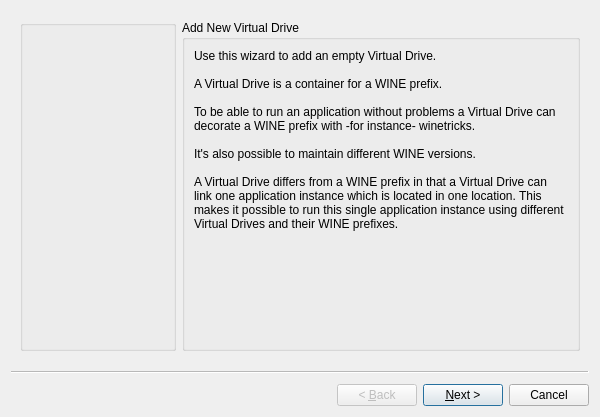
<?xml version="1.0" encoding="UTF-8"?>
<ui version="4.0">
 <class>WizardNewVirtualDrive</class>
 <widget class="QWizard" name="WizardNewVirtualDrive">
  <property name="geometry">
   <rect>
    <x>0</x>
    <y>0</y>
    <width>600</width>
    <height>400</height>
   </rect>
  </property>
  <property name="windowTitle">
   <string>Add Virtual Drive</string>
  </property>
  <property name="windowIcon">
   <iconset resource="../../../POL_POM_QT/src/resources/commonres.qrc">
    <normaloff>:/common/playonlinux32</normaloff>:/common/playonlinux32</iconset>
  </property>
  <property name="modal">
   <bool>true</bool>
  </property>
  <widget class="QWizardPage" name="wpIntroduction">
   <attribute name="pageId">
    <string notr="true">0</string>
   </attribute>
   <layout class="QHBoxLayout" name="horizontalLayout">
    <item>
     <widget class="QGroupBox" name="gbxSideBarIntroduction">
      <property name="sizePolicy">
       <sizepolicy hsizetype="Preferred" vsizetype="Preferred">
        <horstretch>0</horstretch>
        <verstretch>0</verstretch>
       </sizepolicy>
      </property>
      <property name="minimumSize">
       <size>
        <width>156</width>
        <height>0</height>
       </size>
      </property>
      <property name="autoFillBackground">
       <bool>false</bool>
      </property>
      <property name="styleSheet">
       <string notr="true">background-image: url(:/wizardnewvirtualdrive/backdrop_add);
background-repeat: no-repeat;
background-position: top left;

</string>
      </property>
      <property name="title">
       <string notr="true"/>
      </property>
      <property name="flat">
       <bool>true</bool>
      </property>
      <widget class="QLabel" name="lblPlusIntroduction">
       <property name="geometry">
        <rect>
         <x>10</x>
         <y>10</y>
         <width>51</width>
         <height>51</height>
        </rect>
       </property>
       <property name="text">
        <string notr="true"/>
       </property>
       <property name="pixmap">
        <pixmap resource="../../../POL_POM_QT/src/resources/mainwindowres.qrc">:/mainwindow/add_plus_48</pixmap>
       </property>
       <property name="scaledContents">
        <bool>false</bool>
       </property>
      </widget>
     </widget>
    </item>
    <item>
     <widget class="QGroupBox" name="gbxIntroductionContent">
      <property name="sizePolicy">
       <sizepolicy hsizetype="Preferred" vsizetype="Preferred">
        <horstretch>1</horstretch>
        <verstretch>0</verstretch>
       </sizepolicy>
      </property>
      <property name="minimumSize">
       <size>
        <width>0</width>
        <height>331</height>
       </size>
      </property>
      <property name="title">
       <string>Add New Virtual Drive</string>
      </property>
      <layout class="QVBoxLayout" name="verticalLayout">
       <item>
        <widget class="QLabel" name="lblIntroduction">
         <property name="sizePolicy">
          <sizepolicy hsizetype="Preferred" vsizetype="Preferred">
           <horstretch>0</horstretch>
           <verstretch>0</verstretch>
          </sizepolicy>
         </property>
         <property name="text">
          <string>Use this wizard to add an empty Virtual Drive.

A Virtual Drive is a container for a WINE prefix.

To be able to run an application without problems a Virtual Drive can decorate a WINE prefix with -for instance- winetricks.

It's also possible to maintain different WINE versions.

A Virtual Drive differs from a WINE prefix in that a Virtual Drive can link one application instance which is located in one location. This makes it possible to run this single application instance using different Virtual Drives and their WINE prefixes.</string>
         </property>
         <property name="alignment">
          <set>Qt::AlignLeading|Qt::AlignLeft|Qt::AlignTop</set>
         </property>
         <property name="wordWrap">
          <bool>true</bool>
         </property>
        </widget>
       </item>
      </layout>
     </widget>
    </item>
   </layout>
  </widget>
  <widget class="QWizardPage" name="wpVirtualDriveName">
   <attribute name="pageId">
    <string notr="true">1</string>
   </attribute>
   <layout class="QHBoxLayout" name="horizontalLayout_5">
    <item>
     <widget class="QGroupBox" name="gbxSideBarVirtualDriveName">
      <property name="sizePolicy">
       <sizepolicy hsizetype="Preferred" vsizetype="Preferred">
        <horstretch>0</horstretch>
        <verstretch>0</verstretch>
       </sizepolicy>
      </property>
      <property name="minimumSize">
       <size>
        <width>156</width>
        <height>0</height>
       </size>
      </property>
      <property name="autoFillBackground">
       <bool>false</bool>
      </property>
      <property name="styleSheet">
       <string notr="true">background-image: url(:/wizardnewvirtualdrive/backdrop_add);
background-repeat: no-repeat;
background-position: top left;

</string>
      </property>
      <property name="title">
       <string notr="true"/>
      </property>
      <property name="flat">
       <bool>true</bool>
      </property>
      <widget class="QLabel" name="lblPlusVirtualDriveName">
       <property name="geometry">
        <rect>
         <x>10</x>
         <y>10</y>
         <width>51</width>
         <height>51</height>
        </rect>
       </property>
       <property name="text">
        <string notr="true"/>
       </property>
       <property name="pixmap">
        <pixmap resource="../../../POL_POM_QT/src/resources/mainwindowres.qrc">:/mainwindow/add_plus_48</pixmap>
       </property>
       <property name="scaledContents">
        <bool>false</bool>
       </property>
      </widget>
     </widget>
    </item>
    <item>
     <widget class="QGroupBox" name="gbxVirtualDriveNameContent">
      <property name="sizePolicy">
       <sizepolicy hsizetype="Preferred" vsizetype="Preferred">
        <horstretch>1</horstretch>
        <verstretch>0</verstretch>
       </sizepolicy>
      </property>
      <property name="minimumSize">
       <size>
        <width>0</width>
        <height>331</height>
       </size>
      </property>
      <property name="title">
       <string>Virtual Drive Name</string>
      </property>
      <layout class="QVBoxLayout" name="verticalLayout_2">
       <item>
        <widget class="QLabel" name="lblVirtualDriveNameIntroduction">
         <property name="sizePolicy">
          <sizepolicy hsizetype="Preferred" vsizetype="Preferred">
           <horstretch>0</horstretch>
           <verstretch>0</verstretch>
          </sizepolicy>
         </property>
         <property name="text">
          <string>Use this page to set the Virtual Drive name. The name of the WINE-prefix is based on the Virtual Drive name.</string>
         </property>
         <property name="alignment">
          <set>Qt::AlignLeading|Qt::AlignLeft|Qt::AlignTop</set>
         </property>
         <property name="wordWrap">
          <bool>true</bool>
         </property>
        </widget>
       </item>
       <item>
        <widget class="QGroupBox" name="gbxVirtualDriveName">
         <property name="sizePolicy">
          <sizepolicy hsizetype="Preferred" vsizetype="Preferred">
           <horstretch>0</horstretch>
           <verstretch>1</verstretch>
          </sizepolicy>
         </property>
         <property name="title">
          <string notr="true"/>
         </property>
         <property name="flat">
          <bool>true</bool>
         </property>
         <layout class="QFormLayout" name="formLayout_3">
          <property name="topMargin">
           <number>100</number>
          </property>
          <item row="0" column="0">
           <widget class="QLabel" name="lblVirtualDriveName">
            <property name="text">
             <string>Virtual Drive name</string>
            </property>
           </widget>
          </item>
          <item row="0" column="1">
           <widget class="QLineEdit" name="leVirtualDriveName"/>
          </item>
          <item row="1" column="0">
           <widget class="QLabel" name="lblPrefixName">
            <property name="text">
             <string>Prefix name</string>
            </property>
           </widget>
          </item>
          <item row="1" column="1">
           <widget class="QLabel" name="lblPrefixNameGenerated">
            <property name="text">
             <string>[]</string>
            </property>
           </widget>
          </item>
          <item row="3" column="1">
           <widget class="QLabel" name="lblValidatorVirtualDriveName">
            <property name="enabled">
             <bool>true</bool>
            </property>
            <property name="font">
             <font>
              <weight>75</weight>
              <bold>true</bold>
             </font>
            </property>
            <property name="styleSheet">
             <string notr="true">color:red</string>
            </property>
            <property name="text">
             <string>This name is allready taken</string>
            </property>
           </widget>
          </item>
          <item row="2" column="1">
           <spacer name="verticalSpacer_2">
            <property name="orientation">
             <enum>Qt::Vertical</enum>
            </property>
            <property name="sizeHint" stdset="0">
             <size>
              <width>20</width>
              <height>20</height>
             </size>
            </property>
           </spacer>
          </item>
          <item row="4" column="1">
           <widget class="QGroupBox" name="groupBox_3">
            <property name="sizePolicy">
             <sizepolicy hsizetype="Preferred" vsizetype="Preferred">
              <horstretch>0</horstretch>
              <verstretch>0</verstretch>
             </sizepolicy>
            </property>
            <property name="minimumSize">
             <size>
              <width>256</width>
              <height>33</height>
             </size>
            </property>
            <property name="title">
             <string notr="true"/>
            </property>
            <property name="flat">
             <bool>true</bool>
            </property>
            <layout class="QHBoxLayout" name="horizontalLayout_6">
             <item>
              <widget class="QLabel" name="lblVirtualDriveIconSelected">
               <property name="minimumSize">
                <size>
                 <width>32</width>
                 <height>32</height>
                </size>
               </property>
               <property name="maximumSize">
                <size>
                 <width>32</width>
                 <height>32</height>
                </size>
               </property>
               <property name="styleSheet">
                <string notr="true">border: 1px solid silver;</string>
               </property>
               <property name="frameShape">
                <enum>QFrame::Box</enum>
               </property>
               <property name="frameShadow">
                <enum>QFrame::Sunken</enum>
               </property>
               <property name="midLineWidth">
                <number>1</number>
               </property>
               <property name="text">
                <string notr="true"/>
               </property>
               <property name="alignment">
                <set>Qt::AlignCenter</set>
               </property>
              </widget>
             </item>
             <item>
              <widget class="QPushButton" name="bptnVirtualDriveIconBrowse">
               <property name="text">
                <string>Browse...</string>
               </property>
              </widget>
             </item>
             <item>
              <spacer name="horizontalSpacer">
               <property name="orientation">
                <enum>Qt::Horizontal</enum>
               </property>
               <property name="sizeHint" stdset="0">
                <size>
                 <width>40</width>
                 <height>20</height>
                </size>
               </property>
              </spacer>
             </item>
            </layout>
           </widget>
          </item>
          <item row="4" column="0">
           <widget class="QLabel" name="lblVirtualDriveIcon">
            <property name="styleSheet">
             <string notr="true">margin-top: 8px;</string>
            </property>
            <property name="text">
             <string>TextLabel</string>
            </property>
           </widget>
          </item>
         </layout>
        </widget>
       </item>
      </layout>
     </widget>
    </item>
   </layout>
  </widget>
  <widget class="QWizardPage" name="wpDefaultApplicationLocation">
   <property name="title">
    <string/>
   </property>
   <property name="subTitle">
    <string/>
   </property>
   <attribute name="pageId">
    <string notr="true">2</string>
   </attribute>
   <layout class="QHBoxLayout" name="horizontalLayout_3">
    <item>
     <widget class="QGroupBox" name="gbxSideBarDefaultApplicationLocation">
      <property name="sizePolicy">
       <sizepolicy hsizetype="Preferred" vsizetype="Preferred">
        <horstretch>0</horstretch>
        <verstretch>0</verstretch>
       </sizepolicy>
      </property>
      <property name="minimumSize">
       <size>
        <width>156</width>
        <height>0</height>
       </size>
      </property>
      <property name="autoFillBackground">
       <bool>false</bool>
      </property>
      <property name="styleSheet">
       <string notr="true">background-image: url(:/wizardnewvirtualdrive/backdrop_add);
background-repeat: no-repeat;
background-position: top left;

</string>
      </property>
      <property name="title">
       <string notr="true"/>
      </property>
      <property name="flat">
       <bool>true</bool>
      </property>
      <widget class="QLabel" name="lblPlusDefaultApplicationLocation">
       <property name="geometry">
        <rect>
         <x>10</x>
         <y>10</y>
         <width>51</width>
         <height>51</height>
        </rect>
       </property>
       <property name="text">
        <string notr="true"/>
       </property>
       <property name="pixmap">
        <pixmap resource="../../../POL_POM_QT/src/resources/mainwindowres.qrc">:/mainwindow/add_plus_48</pixmap>
       </property>
       <property name="scaledContents">
        <bool>false</bool>
       </property>
      </widget>
     </widget>
    </item>
    <item>
     <widget class="QGroupBox" name="gbxDefaultApplicationLocation">
      <property name="sizePolicy">
       <sizepolicy hsizetype="Preferred" vsizetype="Preferred">
        <horstretch>1</horstretch>
        <verstretch>0</verstretch>
       </sizepolicy>
      </property>
      <property name="minimumSize">
       <size>
        <width>0</width>
        <height>331</height>
       </size>
      </property>
      <property name="title">
       <string>Default application location</string>
      </property>
      <layout class="QVBoxLayout" name="verticalLayout_3">
       <item>
        <widget class="QLabel" name="lblDefaultApplicationLocationIntroduction">
         <property name="sizePolicy">
          <sizepolicy hsizetype="Preferred" vsizetype="Preferred">
           <horstretch>0</horstretch>
           <verstretch>0</verstretch>
          </sizepolicy>
         </property>
         <property name="text">
          <string>Use this page to set the default application location to link to. This page can be left empty.</string>
         </property>
         <property name="alignment">
          <set>Qt::AlignLeading|Qt::AlignLeft|Qt::AlignTop</set>
         </property>
         <property name="wordWrap">
          <bool>true</bool>
         </property>
        </widget>
       </item>
       <item>
        <widget class="QGroupBox" name="groupBox_2">
         <property name="sizePolicy">
          <sizepolicy hsizetype="Preferred" vsizetype="Preferred">
           <horstretch>0</horstretch>
           <verstretch>1</verstretch>
          </sizepolicy>
         </property>
         <property name="title">
          <string notr="true"/>
         </property>
         <property name="flat">
          <bool>true</bool>
         </property>
         <layout class="QFormLayout" name="formLayout_2">
          <property name="topMargin">
           <number>100</number>
          </property>
          <item row="0" column="0">
           <widget class="QLabel" name="lblDefaultApplicationLocation">
            <property name="text">
             <string>Default application location</string>
            </property>
           </widget>
          </item>
          <item row="0" column="1">
           <widget class="QPushButton" name="pbtnDefaultApplicationLocationBrowse">
            <property name="text">
             <string>Browse...</string>
            </property>
           </widget>
          </item>
          <item row="1" column="1">
           <widget class="QLabel" name="lblDefaultApplicationLocationSelected">
            <property name="text">
             <string>[]</string>
            </property>
           </widget>
          </item>
         </layout>
        </widget>
       </item>
      </layout>
     </widget>
    </item>
   </layout>
  </widget>
  <widget class="QWizardPage" name="wpAddWineVersions">
   <attribute name="pageId">
    <string notr="true">3</string>
   </attribute>
   <layout class="QHBoxLayout" name="horizontalLayout_2">
    <item>
     <widget class="QGroupBox" name="gbxSideBarAddWineVersions">
      <property name="sizePolicy">
       <sizepolicy hsizetype="Preferred" vsizetype="Preferred">
        <horstretch>0</horstretch>
        <verstretch>0</verstretch>
       </sizepolicy>
      </property>
      <property name="minimumSize">
       <size>
        <width>156</width>
        <height>0</height>
       </size>
      </property>
      <property name="autoFillBackground">
       <bool>false</bool>
      </property>
      <property name="styleSheet">
       <string notr="true">background-image: url(:/wizardnewvirtualdrive/backdrop_add);
background-repeat: no-repeat;
background-position: top left;

</string>
      </property>
      <property name="title">
       <string notr="true"/>
      </property>
      <property name="flat">
       <bool>true</bool>
      </property>
      <widget class="QLabel" name="lblPlusAddWineVersions">
       <property name="geometry">
        <rect>
         <x>10</x>
         <y>10</y>
         <width>51</width>
         <height>51</height>
        </rect>
       </property>
       <property name="text">
        <string notr="true"/>
       </property>
       <property name="pixmap">
        <pixmap resource="../../../POL_POM_QT/src/resources/mainwindowres.qrc">:/mainwindow/add_plus_48</pixmap>
       </property>
       <property name="scaledContents">
        <bool>false</bool>
       </property>
      </widget>
     </widget>
    </item>
    <item>
     <widget class="QGroupBox" name="gbxAddWineVersions">
      <property name="sizePolicy">
       <sizepolicy hsizetype="Preferred" vsizetype="Preferred">
        <horstretch>1</horstretch>
        <verstretch>0</verstretch>
       </sizepolicy>
      </property>
      <property name="minimumSize">
       <size>
        <width>0</width>
        <height>331</height>
       </size>
      </property>
      <property name="title">
       <string>Default application location</string>
      </property>
      <layout class="QVBoxLayout" name="verticalLayout_5">
       <item>
        <widget class="QLabel" name="lblAddWineVersionsIntroduction">
         <property name="sizePolicy">
          <sizepolicy hsizetype="Preferred" vsizetype="Preferred">
           <horstretch>0</horstretch>
           <verstretch>0</verstretch>
          </sizepolicy>
         </property>
         <property name="text">
          <string>Use this page to set the default application location to link to. This page can be left empty.</string>
         </property>
         <property name="alignment">
          <set>Qt::AlignLeading|Qt::AlignLeft|Qt::AlignTop</set>
         </property>
         <property name="wordWrap">
          <bool>true</bool>
         </property>
        </widget>
       </item>
       <item>
        <widget class="QGroupBox" name="gbxAddWineVersionsContent">
         <property name="sizePolicy">
          <sizepolicy hsizetype="Preferred" vsizetype="Preferred">
           <horstretch>0</horstretch>
           <verstretch>1</verstretch>
          </sizepolicy>
         </property>
         <property name="title">
          <string notr="true"/>
         </property>
         <property name="flat">
          <bool>true</bool>
         </property>
         <layout class="QFormLayout" name="formLayout_4">
          <property name="topMargin">
           <number>100</number>
          </property>
         </layout>
        </widget>
       </item>
      </layout>
     </widget>
    </item>
   </layout>
  </widget>
  <widget class="QWizardPage" name="wpSelectApplications">
   <attribute name="pageId">
    <string notr="true">4</string>
   </attribute>
   <layout class="QHBoxLayout" name="horizontalLayout_7">
    <item>
     <widget class="QGroupBox" name="gbxSideBarSelectApplications">
      <property name="minimumSize">
       <size>
        <width>156</width>
        <height>0</height>
       </size>
      </property>
      <property name="styleSheet">
       <string notr="true">background-image: url(:/wizardnewvirtualdrive/backdrop_add);
background-repeat: no-repeat;
background-position: top left;

</string>
      </property>
      <property name="title">
       <string notr="true"/>
      </property>
      <property name="flat">
       <bool>true</bool>
      </property>
      <widget class="QLabel" name="lblPlusSelectApplications">
       <property name="geometry">
        <rect>
         <x>10</x>
         <y>10</y>
         <width>51</width>
         <height>51</height>
        </rect>
       </property>
       <property name="text">
        <string notr="true"/>
       </property>
       <property name="pixmap">
        <pixmap resource="../../../POL_POM_QT/src/resources/mainwindowres.qrc">:/mainwindow/add_plus_48</pixmap>
       </property>
      </widget>
     </widget>
    </item>
    <item>
     <widget class="QGroupBox" name="gbxSelectApplications">
      <property name="sizePolicy">
       <sizepolicy hsizetype="Preferred" vsizetype="Preferred">
        <horstretch>1</horstretch>
        <verstretch>0</verstretch>
       </sizepolicy>
      </property>
      <property name="minimumSize">
       <size>
        <width>0</width>
        <height>331</height>
       </size>
      </property>
      <property name="title">
       <string>Select applications for this Virtual Drive</string>
      </property>
      <layout class="QVBoxLayout" name="verticalLayout_6">
       <item>
        <widget class="QLabel" name="lblSelectApplicationsIntroduction">
         <property name="text">
          <string>Use this page to select applications you wish to run in this Virtual Drive.</string>
         </property>
         <property name="wordWrap">
          <bool>true</bool>
         </property>
        </widget>
       </item>
       <item>
        <widget class="QGroupBox" name="gbxSelectApplicationsContent">
         <property name="sizePolicy">
          <sizepolicy hsizetype="Preferred" vsizetype="Preferred">
           <horstretch>0</horstretch>
           <verstretch>1</verstretch>
          </sizepolicy>
         </property>
         <property name="title">
          <string notr="true"/>
         </property>
         <property name="flat">
          <bool>true</bool>
         </property>
        </widget>
       </item>
      </layout>
     </widget>
    </item>
   </layout>
  </widget>
  <widget class="QWizardPage" name="wpSummary">
   <attribute name="pageId">
    <string notr="true">5</string>
   </attribute>
   <layout class="QHBoxLayout" name="horizontalLayout_4">
    <item>
     <widget class="QGroupBox" name="gbxSideBarSummary">
      <property name="sizePolicy">
       <sizepolicy hsizetype="Preferred" vsizetype="Preferred">
        <horstretch>0</horstretch>
        <verstretch>0</verstretch>
       </sizepolicy>
      </property>
      <property name="minimumSize">
       <size>
        <width>156</width>
        <height>0</height>
       </size>
      </property>
      <property name="autoFillBackground">
       <bool>false</bool>
      </property>
      <property name="styleSheet">
       <string notr="true">background-image: url(:/wizardnewvirtualdrive/backdrop_add);
background-repeat: no-repeat;
background-position: top left;

</string>
      </property>
      <property name="title">
       <string notr="true"/>
      </property>
      <property name="flat">
       <bool>true</bool>
      </property>
      <widget class="QLabel" name="lblPlusSummary">
       <property name="geometry">
        <rect>
         <x>10</x>
         <y>10</y>
         <width>51</width>
         <height>51</height>
        </rect>
       </property>
       <property name="text">
        <string notr="true"/>
       </property>
       <property name="pixmap">
        <pixmap resource="../../../POL_POM_QT/src/resources/mainwindowres.qrc">:/mainwindow/add_plus_48</pixmap>
       </property>
       <property name="scaledContents">
        <bool>false</bool>
       </property>
      </widget>
     </widget>
    </item>
    <item>
     <widget class="QGroupBox" name="gbxSummary">
      <property name="sizePolicy">
       <sizepolicy hsizetype="Preferred" vsizetype="Preferred">
        <horstretch>1</horstretch>
        <verstretch>0</verstretch>
       </sizepolicy>
      </property>
      <property name="minimumSize">
       <size>
        <width>0</width>
        <height>331</height>
       </size>
      </property>
      <property name="title">
       <string>Summary</string>
      </property>
      <layout class="QVBoxLayout" name="verticalLayout_4">
       <item>
        <widget class="QLabel" name="lblSummaryIntroduction">
         <property name="text">
          <string>Summary of the previous selected options.</string>
         </property>
        </widget>
       </item>
       <item>
        <widget class="QGroupBox" name="groupBox">
         <property name="sizePolicy">
          <sizepolicy hsizetype="Preferred" vsizetype="Preferred">
           <horstretch>0</horstretch>
           <verstretch>1</verstretch>
          </sizepolicy>
         </property>
         <property name="title">
          <string notr="true"/>
         </property>
         <property name="flat">
          <bool>true</bool>
         </property>
         <layout class="QFormLayout" name="formLayout">
          <item row="0" column="0">
           <widget class="QLabel" name="lblSummaryVirtualDriveName">
            <property name="text">
             <string>Virtual Drive name</string>
            </property>
           </widget>
          </item>
          <item row="0" column="1">
           <widget class="QLabel" name="lblSummaryVirtualDriveNameValue">
            <property name="text">
             <string>[]</string>
            </property>
           </widget>
          </item>
          <item row="1" column="0">
           <widget class="QLabel" name="lblSummaryPrefixName">
            <property name="text">
             <string>Prefix name</string>
            </property>
           </widget>
          </item>
          <item row="1" column="1">
           <widget class="QLabel" name="lblSummaryPrefixNameValue">
            <property name="text">
             <string>[]</string>
            </property>
           </widget>
          </item>
          <item row="3" column="0">
           <widget class="QLabel" name="lblSummaryDefaultApplicationLocation">
            <property name="text">
             <string>Default application location</string>
            </property>
           </widget>
          </item>
          <item row="3" column="1">
           <widget class="QLabel" name="lblSummaryDefaultApplicationLocationValue">
            <property name="text">
             <string>[]</string>
            </property>
           </widget>
          </item>
          <item row="2" column="0">
           <spacer name="verticalSpacer">
            <property name="orientation">
             <enum>Qt::Vertical</enum>
            </property>
            <property name="sizeHint" stdset="0">
             <size>
              <width>20</width>
              <height>20</height>
             </size>
            </property>
           </spacer>
          </item>
         </layout>
        </widget>
       </item>
      </layout>
     </widget>
    </item>
   </layout>
  </widget>
 </widget>
 <resources>
  <include location="../../../POL_POM_QT/src/resources/commonres.qrc"/>
  <include location="../../../POL_POM_QT/src/resources/mainwindowres.qrc"/>
 </resources>
 <connections/>
</ui>
